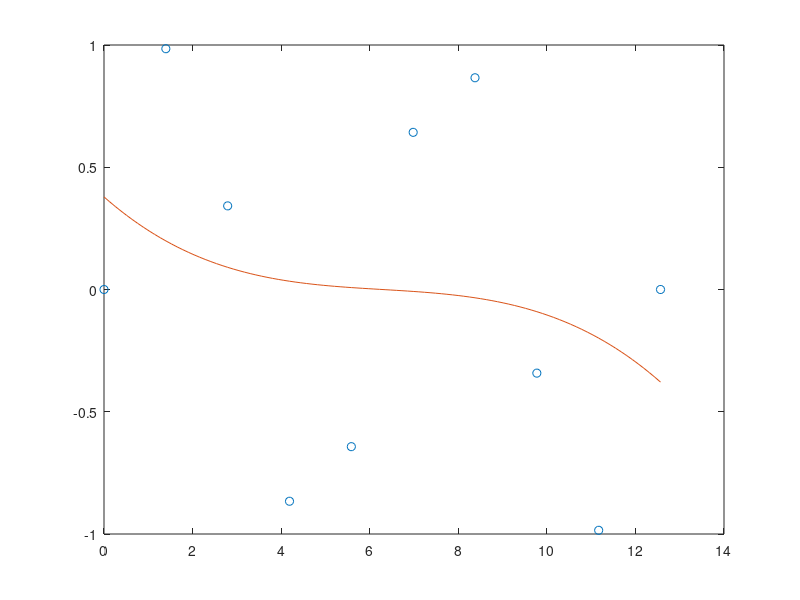

Write MATLAB code to recreate this figure.
clear all
clc
close all

x = linspace(0,4*pi,10);
y = sin(x);
p = polyfit(x,y,3);

x1 = linspace(0,4*pi);
y1 = polyval(p,x1);
figure
plot(x,y,'o')
hold on
plot(x1,y1)
hold off